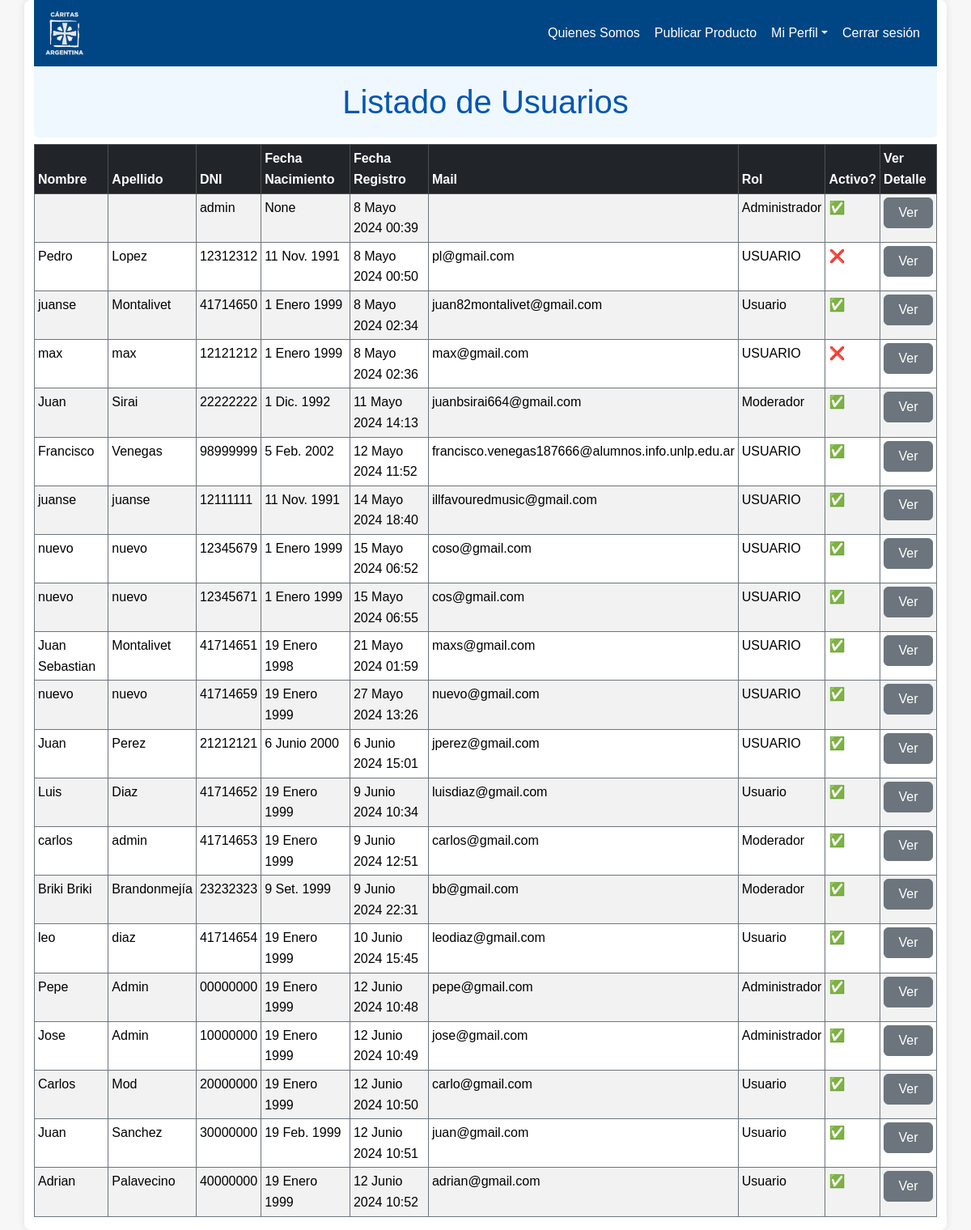
Before: /listar_usuarios (signed in) with the older database file.
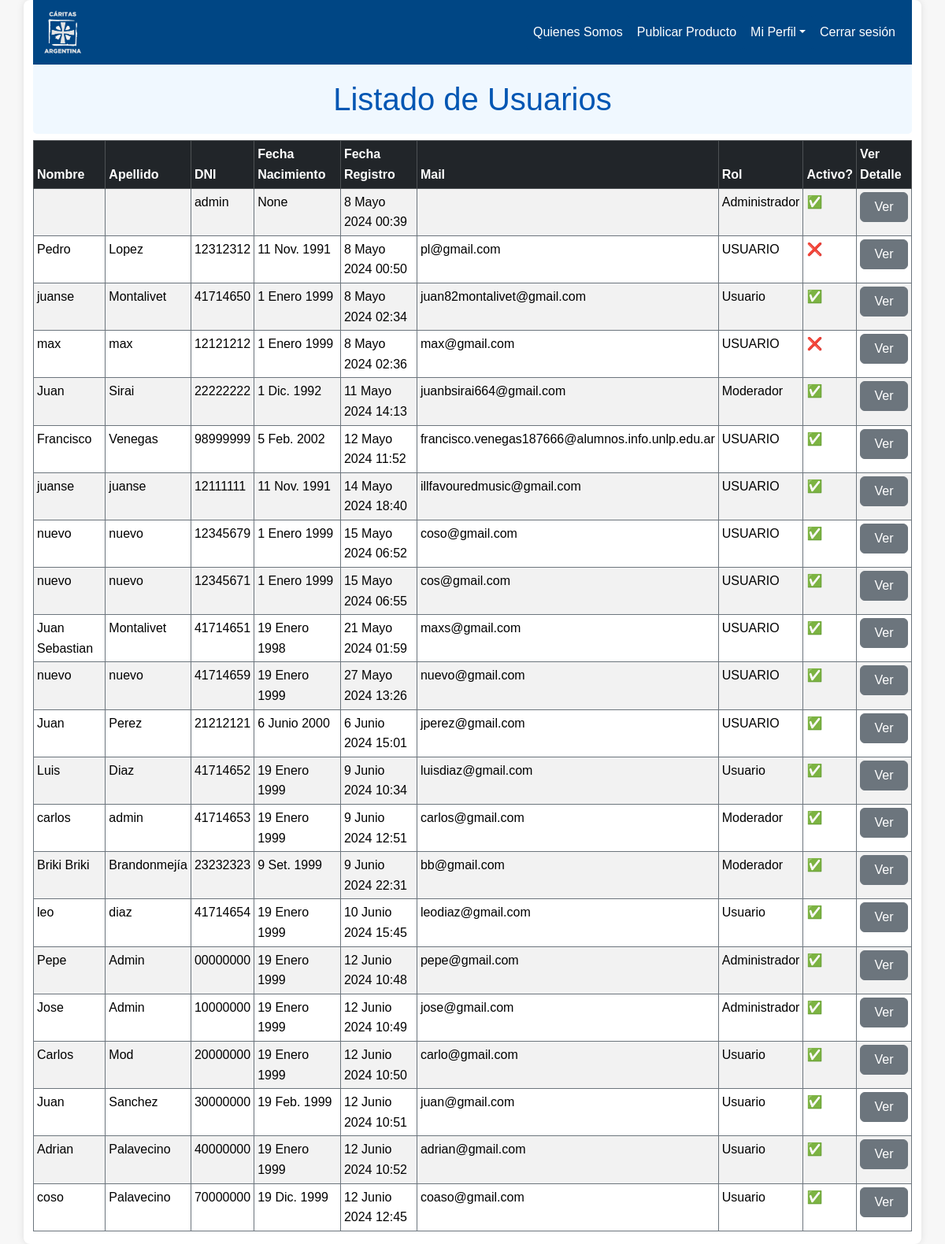
After: the same page with the newer database file.
### intercambios_caritas/models.py (models this page shows, shortened)
class Usuario(AbstractUser):
    telefono = models.CharField(max_length=20, blank=True)
    direccion = models.CharField(max_length=100, blank=True)
    nacimiento = models.DateField(blank=True, null=True)
    class Types(models.TextChoices):
        Administrador = "Administrador", "Administrador"
        Usuario = "Usuario", "Usuario"
        Moderador = "Moderador", "Moderador"
    rol = models.CharField(
        max_length=20, choices=Types.choices, default=Types.Usuario
    )
    class Filiales(models.TextChoices):
        CABA = 'CABA', 'CABA'
        Quilmes = 'Quilmes', 'Quilmes'
        Temperley = 'Temperley', 'Temperley'
        LaPlata = 'La Plata', 'La Plata'
    filial = models.CharField(
        max_length=20, choices=Filiales.choices, default=""
    )
    def __init__(self, *args, **kwargs):
        telefono = kwargs.pop('telefono', None)
        direccion = kwargs.pop('direccion', None)
        nacimiento = kwargs.pop('nacimiento', None)
        super().__init__(*args, **kwargs)
        if telefono is not None:
            self.telefono = telefono
        if direccion is not None:
            self.direccion = direccion
        if nacimiento is not None:
            self.nacimiento = nacimiento
    def isAdmin(self):
        return self.rol.upper() == 'ADMINISTRADOR'
    def isModerador(self):
        return self.rol.upper() == 'MODERADOR'
    def getRol(self):
        return self.rol

### intercambios_caritas/views.py (the view)
# urls.py: path('listar_usuarios', views.listar_usuarios, name="listar_usuarios"),
@login_required
def listar_usuarios(request):
    usuarios = Usuario.objects.all()
    return render(request, 'administracion_usuarios/listar_usuarios.html', {'usuarios': usuarios})

### templates/administracion_usuarios/listar_usuarios.html
{% extends 'layouts/base.html' %}
{% block content %}
{% include 'layouts/navbar.html' %}
<h1 class="text-center custom-h1-bg mb-2">Listado de Usuarios</h1>
{% if usuarios %}
<div class="table-responsive">
  <table class="table table-striped table-hover table-bordered border-secondary table-sm">
    <thead class="table-dark">
      <tr>
        <th scope="col">Nombre</th>
        <th scope="col">Apellido</th>
        <th scope="col">DNI</th>
        <th scope="col">Fecha Nacimiento</th>
        <th scope="col">Fecha Registro</th>
        <th scope="col">Mail</th>
        <th scope="col">Rol</th>
        <th scope="col">Activo?</th>
        <th scope="col">Ver Detalle</th>
      </tr>
    </thead>
    <tbody>
      {% for usuario in usuarios %}
      <tr scope="row">
        <td>{{ usuario.first_name }}</td>
        <td>{{ usuario.last_name }}</td>
        <td>{{ usuario.username }}</td>
        <td>{{ usuario.nacimiento }}</td>
        <td>{{ usuario.date_joined }}</td>
        <td>{{ usuario.email }}</td>
        <td>{{ usuario.getRol }}</td>
        <td>{% if usuario.is_active %} ✅{% else %} ❌ {% endif %} </td>
        <td><a href="{% url 'ver_perfil' usuario.username %}" class="btn btn-secondary d-block">Ver</a></td>
      </tr>
      {% endfor %}
    </tbody>
  </table>
</div>
{% else %}
<p style="font-size: 1.2rem; color: #555; text-align: center; margin-top: 20px;">No hay usuarios para mostrar.</p>
{% endif %}
{% endblock %}

Changed rows visible on the page:
added Usuario: first_name "coso", last_name "Palavecino", username "70000000", nacimiento "19 Dic. 1999", date_joined "12 Junio 2024 12:45", email "coaso@gmail.com", getRol "Usuario"
